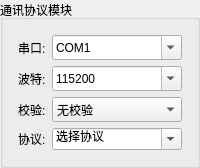
         <widget class="QGroupBox" name="groupBox_3">
          <property name="sizePolicy">
           <sizepolicy hsizetype="Preferred" vsizetype="Fixed">
            <horstretch>0</horstretch>
            <verstretch>0</verstretch>
           </sizepolicy>
          </property>
          <property name="title">
           <string>通讯协议模块</string>
          </property>
          <layout class="QVBoxLayout" name="verticalLayout_2">
           <property name="spacing">
            <number>0</number>
           </property>
           <property name="leftMargin">
            <number>6</number>
           </property>
           <property name="topMargin">
            <number>6</number>
           </property>
           <property name="rightMargin">
            <number>6</number>
           </property>
           <property name="bottomMargin">
            <number>6</number>
           </property>
           <item>
            <widget class="QWidget" name="widget" native="true">
             <layout class="QGridLayout" name="gridLayout">
              <item row="0" column="0">
               <widget class="QLabel" name="label_12">
                <property name="sizePolicy">
                 <sizepolicy hsizetype="Maximum" vsizetype="Preferred">
                  <horstretch>0</horstretch>
                  <verstretch>0</verstretch>
                 </sizepolicy>
                </property>
                <property name="text">
                 <string>串口:</string>
                </property>
               </widget>
              </item>
              <item row="0" column="1">
               <widget class="QComboBox" name="comboBox_protocal_com">
                <property name="sizePolicy">
                 <sizepolicy hsizetype="Preferred" vsizetype="Fixed">
                  <horstretch>0</horstretch>
                  <verstretch>0</verstretch>
                 </sizepolicy>
                </property>
                <property name="minimumSize">
                 <size>
                  <width>0</width>
                  <height>25</height>
                 </size>
                </property>
                <property name="editable">
                 <bool>true</bool>
                </property>
                <item>
                 <property name="text">
                  <string>COM1</string>
                 </property>
                </item>
                <item>
                 <property name="text">
                  <string>COM2</string>
                 </property>
                </item>
               </widget>
              </item>
              <item row="1" column="0">
               <widget class="QLabel" name="label_13">
                <property name="sizePolicy">
                 <sizepolicy hsizetype="Maximum" vsizetype="Preferred">
                  <horstretch>0</horstretch>
                  <verstretch>0</verstretch>
                 </sizepolicy>
                </property>
                <property name="text">
                 <string>波特:</string>
                </property>
               </widget>
              </item>
              <item row="1" column="1">
               <widget class="QComboBox" name="comboBox_protocal_baund">
                <property name="minimumSize">
                 <size>
                  <width>0</width>
                  <height>25</height>
                 </size>
                </property>
                <property name="editable">
                 <bool>true</bool>
                </property>
                <item>
                 <property name="text">
                  <string>115200</string>
                 </property>
                </item>
                <item>
                 <property name="text">
                  <string>230400</string>
                 </property>
                </item>
                <item>
                 <property name="text">
                  <string>460800</string>
                 </property>
                </item>
                <item>
                 <property name="text">
                  <string>921600</string>
                 </property>
                </item>
               </widget>
              </item>
              <item row="2" column="0">
               <widget class="QLabel" name="label_14">
                <property name="sizePolicy">
                 <sizepolicy hsizetype="Maximum" vsizetype="Preferred">
                  <horstretch>0</horstretch>
                  <verstretch>0</verstretch>
                 </sizepolicy>
                </property>
                <property name="text">
                 <string>校验:</string>
                </property>
               </widget>
              </item>
              <item row="2" column="1">
               <widget class="QComboBox" name="comboBox_protocal_check">
                <property name="minimumSize">
                 <size>
                  <width>0</width>
                  <height>25</height>
                 </size>
                </property>
                <property name="editable">
                 <bool>false</bool>
                </property>
                <item>
                 <property name="text">
                  <string>无校验</string>
                 </property>
                </item>
                <item>
                 <property name="text">
                  <string>偶校验</string>
                 </property>
                </item>
                <item>
                 <property name="text">
                  <string>奇校验</string>
                 </property>
                </item>
               </widget>
              </item>
              <item row="3" column="0">
               <widget class="QLabel" name="label_11">
                <property name="sizePolicy">
                 <sizepolicy hsizetype="Maximum" vsizetype="Preferred">
                  <horstretch>0</horstretch>
                  <verstretch>0</verstretch>
                 </sizepolicy>
                </property>
                <property name="text">
                 <string>协议:</string>
                </property>
               </widget>
              </item>
              <item row="3" column="1">
               <widget class="QComboBox" name="comboBox_protocal_rule">
                <property name="editable">
                 <bool>true</bool>
                </property>
                <item>
                 <property name="text">
                  <string>选择协议</string>
                 </property>
                </item>
               </widget>
              </item>
             </layout>
            </widget>
           </item>
          </layout>
         </widget>
